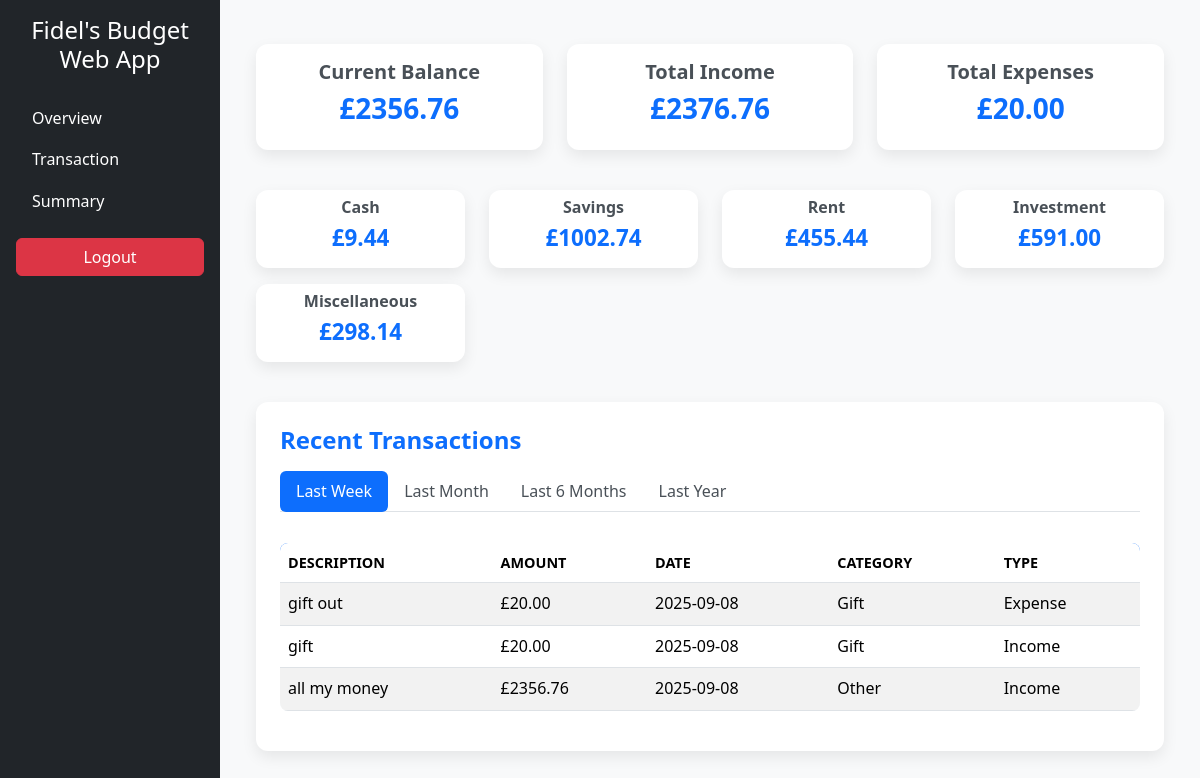
Screenshot of /budget (signed in) with the database file from the repository.
### tables this page shows
CREATE TABLE budget (
    id INTEGER PRIMARY KEY AUTOINCREMENT,
    user_id INTEGER NOT NULL,
    cash REAL DEFAULT 0,
    rent REAL DEFAULT 0,
    savings REAL DEFAULT 0,
    investments REAL DEFAULT 0,
    miscellaneous REAL DEFAULT 0,
    FOREIGN KEY (user_id) REFERENCES users(id)
    );

CREATE TABLE transactions(
    transaction_id INTEGER PRIMARY KEY,
    user_id INTEGER,
    category_id INTEGER,
    amount REAL,
    transaction_type TEXT,
    description TEXT,
    date DATE, budget_category TEXT,
    FOREIGN KEY(user_id) REFERENCES users(id),
    FOREIGN KEY(category_id) REFERENCES categories(categories_id)
);

CREATE TABLE categories (
    categories_id INTEGER PRIMARY KEY,
    name TEXT NOT NULL,
    user_created BOOLEAN
    );

### app.py (the view, shortened to what this page needs)
@app.route("/budget", methods=["GET", "POST"])
def budget():
    if "user_id" not in session:
        flash("Please log in to access this page.", "warning")
        return redirect("/login")
    conn = get_db()
    user_id = session["user_id"]
    budget = conn.execute("""
        SELECT cash, rent, savings, investments, miscellaneous
        FROM budget
        WHERE user_id = ?
    """, (user_id,)).fetchone()
    totals = conn.execute("""
        SELECT
            SUM(CASE WHEN transaction_type='Income' THEN amount ELSE 0 END) AS total_income,
            SUM(CASE WHEN transaction_type='Expense' THEN amount ELSE 0 END) AS total_expense
        FROM transactions
        WHERE user_id = ?
    """, (user_id,)).fetchone()
    total_income = totals["total_income"] or 0
    total_expense = totals["total_expense"] or 0
    current_balance = total_income - total_expense
    budget = conn.execute("""
        SELECT cash, rent, savings, investments, miscellaneous
        FROM budget
        WHERE user_id = ?
    """, (user_id,)).fetchone()
    budget_total = sum([budget["cash"], budget["rent"], budget["savings"], budget["investments"], budget["miscellaneous"]])
    balance_left_to_budget = current_balance - budget_total
    def get_transactions_since(days):
        since_date = (datetime.now() - timedelta(days=days)).date()
        return conn.execute("""
            SELECT t.description, t.amount, t.transaction_type, t.date, c.name AS category_name
            FROM transactions t
            JOIN categories c ON t.category_id = c.categories_id
            WHERE t.user_id = ? AND t.date >= ?
            ORDER BY t.date DESC, t.transaction_id DESC
        """, (user_id, since_date)).fetchall()
    recent_transactions = {
        "last_week": get_transactions_since(7),
        "last_month": get_transactions_since(30),
        "last_6_months": get_transactions_since(180),
        "last_year": get_transactions_since(365)
    }
    conn.close()
    return render_template(
        "budget.html",
        budget=budget,
        total_income=totals["total_income"] or 0,
        total_expense=totals["total_expense"] or 0,
        current_balance=current_balance,
        balance_left_to_budget=balance_left_to_budget,
        recent_transactions=recent_transactions
    )

### app.py (called while the page is built)
def get_db():
    conn = sqlite3.connect("users_information.db")
    conn.row_factory = sqlite3.Row
    return conn

### templates/budget.html (shortened to what this page needs)
{% extends "layout_budget.html" %}
{% block link %}
<link rel="stylesheet" href="{{ url_for('static', filename='css/budget.css') }}">
{% endblock %}
{% block main %}
        <div class="container">
        <div class="row mb-4">
            <div class="col-md-4">
                <div class="card text-center p-3 mb-3">
                    <h5>Current Balance</h5>
                    <h3>£{{ '%.2f'|format(current_balance) }}</h3>
                </div>
            </div>
            <div class="col-md-4">
                <div class="card text-center p-3 mb-3">
                    <h5>Total Income</h5>
                    <h3>£{{ '%.2f'|format(total_income) }}</h3>
                </div>
        </div>
        <div class="col-md-4">
                <div class="card text-center p-3 mb-3">
                    <h5>Total Expenses</h5>
                    <h3>£{{ '%.2f'|format(total_expense) }}</h3>
                </div>
            </div>
        </div>
        <div class="row mb-4">
    <div class="col-md-3">
        <div class="card text-center p-2 mb-3">
            <h6>Cash</h6>
            <h4>£{{ '%.2f'|format(budget.cash) }}</h4>
        </div>
    </div>
    <div class="col-md-3">
        <div class="card text-center p-2 mb-3">
            <h6>Savings</h6>
            <h4>£{{ '%.2f'|format(budget.savings) }}</h4>
        </div>
    </div>
    <div class="col-md-3">
        <div class="card text-center p-2 mb-3">
            <h6>Rent</h6>
            <h4>£{{ '%.2f'|format(budget.rent) }}</h4>
        </div>
    </div>
    <div class="col-md-3">
        <div class="card text-center p-2 mb-3">
            <h6>Investment</h6>
            <h4>£{{ '%.2f'|format(budget.investments) }}</h4>
        </div>
    </div>
    <div class="col-md-3">
        <div class="card text-center p-2 mb-3">
            <h6>Miscellaneous</h6>
            <h4>£{{ '%.2f'|format(budget.miscellaneous) }}</h4>
        </div>
    </div>
</div>
        <div class="card p-4 mb-5">
        <h4 class="mb-3">Recent Transactions</h4>
        <ul class="nav nav-tabs mb-3" id="transactionTabs" role="tablist">
            <li class="nav-item" role="presentation">
                <button class="nav-link active" id="week-tab" data-bs-toggle="tab" data-bs-target="#week" type="button" role="tab">Last Week</button>
            </li>
            <li class="nav-item" role="presentation">
                <button class="nav-link" id="month-tab" data-bs-toggle="tab" data-bs-target="#month" type="button" role="tab">Last Month</button>
            </li>
            <li class="nav-item" role="presentation">
                <button class="nav-link" id="sixmonths-tab" data-bs-toggle="tab" data-bs-target="#sixmonths" type="button" role="tab">Last 6 Months</button>
            </li>
            <li class="nav-item" role="presentation">
                <button class="nav-link" id="year-tab" data-bs-toggle="tab" data-bs-target="#year" type="button" role="tab">Last Year</button>
            </li>
        </ul>
        <div class="tab-content" id="transactionTabsContent">
            {% for period, transactions in recent_transactions.items() %}
            <div class="tab-pane fade {% if loop.first %}show active{% endif %}" id="{{ period }}" role="tabpanel">
                <table class="table table-striped">
                    <thead>
                        <tr>
                            <th>Description</th>
                            <th>Amount</th>
                            <th>Date</th>
                            <th>Category</th>
                            <th>Type</th>
                        </tr>
                    </thead>
                    <tbody>
                        {% for tx in transactions %}
                        <tr>
                            <td>{{ tx.description }}</td>
                            <td>£{{ '%.2f'|format(tx.amount) }}</td>
                            <td>{{ tx.date }}</td>
                            <td>{{ tx.category_name }}</td>
                            <td>{{ tx.transaction_type }}</td>
                        </tr>
                        {% endfor %}
                    </tbody>
                </table>
            </div>
            {% endfor %}
        </div>
    </div>
</div>
{% endblock %}

### templates/layout_budget.html (shortened to what this page needs)
<!DOCTYPE html>
<html lang="en">
<head>
    <link href="https://cdn.jsdelivr.net/npm/bootstrap@5.3.3/dist/css/bootstrap.min.css" rel="stylesheet">
    {% block link %}{% endblock %}
</head>
<body class="bg-light">
    <div class="d-flex">
        <nav class="bg-dark text-white vh-100 p-3" style="width: 220px;">
            <h4 class="text-center mb-4">Fidel's Budget Web App</h4>
            <ul class="nav flex-column">
                <li class="nav-item">
                    <a href="/budget" class="nav-link text-white">Overview</a>
                </li>
                <li class="nav-item">
                    <a href="/transaction" class="nav-link text-white">Transaction</a>
                </li>
                <li class="nav-item">
                    <a href="/summary" class="nav-link text-white">Summary</a>
                </li>
                <li class="nav-item mt-3">
                    <a href="/logout" class="btn btn-danger w-100">Logout</a>
                </li>
            </ul>
        </nav>
        <main class="flex-grow-1 p-4">
            {% block main %}{% endblock %}
        </main>
    </div>
</body>
</html>

### static/css/budget.css (style rules this page uses)
body { font-family: 'Segoe UI', Tahoma, Geneva, Verdana, sans-serif; color: #212529; background-color: #f8f9fa; line-height: 1.6; }
.container { margin-top: 20px; }
.card { border: none; border-radius: 12px; box-shadow: 0 6px 15px rgba(0, 0, 0, 0.08); background: #ffffff; transition: transform 0.2s ease; }
.card h5, .card h6 { font-weight: 600; color: #495057; }
.card h3, .card h4 { font-weight: 700; color: #0d6efd; }
.row .col-md-3 .card { padding: 15px; }
.row .col-md-3 h4 { font-size: 1.4rem; }
.nav-tabs .nav-link { border: none; font-weight: 500; color: #495057; transition: all 0.2s ease; }
.nav-tabs .nav-link.active { background-color: #0d6efd; color: #fff; border-radius: 6px; }
.table { margin-top: 15px; border-radius: 8px; overflow: hidden; }
.table thead { background-color: #0d6efd; color: #fff; }
.table th { font-weight: 600; text-transform: uppercase; font-size: 0.9rem; }
.table-striped tbody tr:nth-of-type(odd) { background-color: #f9fcff; }
.table td, .table th { vertical-align: middle; }

### rows the page displays
budget: cash "9.44", savings "1002.74", rent "455.44", investments "591.00", miscellaneous "298.14"
transactions: description "gift out", amount "20.00", date "2025-09-08", category_name "Gift", transaction_type "Expense"
transactions: description "gift", amount "20.00", date "2025-09-08", category_name "Gift", transaction_type "Income"
transactions: description "all my money", amount "2356.76", date "2025-09-08", category_name "Other", transaction_type "Income"

### other values shown
{{ '%.2f'|format(current_balance) }} "2356.76"
{{ '%.2f'|format(total_income) }} "2376.76"
{{ '%.2f'|format(total_expense) }} "20.00"
